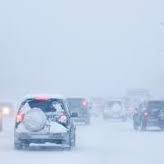
#> input picture weather/images/blizzard.jpeg, 164 x 164 px
$ python -i generator.py   (imports and definitions only)
#> lines starting #> are read from the running program, lines starting #| are printed output that depends on the picture
# generator.py

from reportlab.lib.pagesizes import letter
from reportlab.platypus import SimpleDocTemplate, Table, TableStyle, Image, Paragraph, Spacer
from reportlab.lib.styles import getSampleStyleSheet, ParagraphStyle
from reportlab.lib import colors
from reportlab.pdfbase import pdfmetrics
from reportlab.pdfbase.cidfonts import UnicodeCIDFont
import os

from PIL import Image as PILImage, ImageEnhance, ImageOps
import io

def process_image(img_path):
#> called with img_path = 'images/blizzard.jpeg'
    with PILImage.open(img_path) as im:
#> im is the input picture: PIL image 164x164 RGB; mean R, G, B 194.8, 210, 230.9
        im = im.convert("RGB")  # 确保是 RGB
        # 示例：降低饱和度
        enhancer = ImageEnhance.Color(im)
        im = enhancer.enhance(0.3)  # 0=黑白, 1=原始颜色
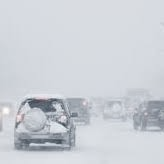
#> im: PIL image 164x164 RGB; mean R, G, B 203.7, 207.9, 214.1
        # 提亮
        enhancer = ImageEnhance.Brightness(im)
        im = enhancer.enhance(1.1)
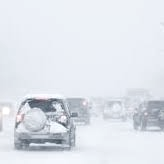
#> im: PIL image 164x164 RGB; mean R, G, B 223.6, 228.1, 235.1
        # 可以加别的效果，比如加浅灰蒙版
        overlay = PILImage.new('RGB', im.size, (230, 230, 230))
#> overlay: PIL image 164x164 RGB; every value is 230
        im = PILImage.blend(im, overlay, 0.1)

        # 保存到内存缓冲区
        img_buffer = io.BytesIO()
        im.save(img_buffer, format="JPEG")
        img_buffer.seek(0)
        return img_buffer

# font
# [1 line not run here, left out]

# output
pdf_path = "outputs/weather_table.pdf"

# ===== Page geometry (adjust margins here) =====
LEFT_MARGIN = 50
RIGHT_MARGIN = 50
TOP_MARGIN = 20
BOTTOM_MARGIN = 20
# ==============================================

# styles
# [1 line that did not run here, left out]
# [1 line that did not run here, left out]
# [6 lines that did not run here, left out]
# [8 lines that did not run here, left out]
# [8 lines that did not run here, left out]

# 表格下方的说明文字样式（小号、灰色）
# [10 lines that did not run here, left out]

# data（英文名, 中文名, 图片文件名, 备注）
weather_data = [
    ("Sunny", "晴天", "sunny.jpeg", "晴朗"),
    ("Cloudy", "多云", "cloudy.jpeg", "有很多云，晴阴之间"),
    ("Overcast", "阴天", "overcast.jpeg", "厚云层，可能会下雨"),
    ("Rainy", "下雨", "rainy.jpeg", "小雨/中雨/大雨"),
    ("Drizzle", "毛毛雨", "drizzle.jpeg", "小而密集的雨点"),
    ("Shower", "阵雨", "shower.jpeg", "短时雨"),
    ("Thunderstorm", "雷雨", "thunderstorm.jpeg", "雷声闪电伴随大雨"),
    ("Snowy", "下雪", "snowy.jpeg", "雪花飘落"),
    ("Blizzard", "暴风雪", "blizzard.jpeg", "大雪+大风"),
    ("Sleet", "雨夹雪", "sleet.jpeg", "雨和雪同时降落"),
    ("Hail", "冰雹", "hail.jpeg", "冰块随雨降落"),
    ("Foggy", "有雾", "foggy.jpeg", "有雾气，视线模糊"),
    ("Misty", "薄雾", "misty.jpeg", "较轻微的雾气"),
    ("Frost", "霜冻", "frost.jpeg", "低温下地面结晶"),
    ("Windy", "大风", "windy.jpeg", "风力较强"),
    ("Sandstorm", "沙尘暴", "sandstorm.jpeg", "风扬起大量沙尘"),
    ("Lightning", "闪电", "lightning.jpeg", "电流放电现象"),
    ("Hurricane", "飓风", "hurricane.jpeg", "大西洋/东太平洋强气旋"),
    ("Typhoon", "台风", "typhoon.jpeg", "西太平洋强气旋"),
    ("Tornado", "龙卷风", "tornado.jpeg", "旋转空气柱，漏斗状"),
]

# header
table_data = [["English Name", "中文名称", "示例图片", "备注"]]

# images
image_folder = "images"

# 遍历数据前，先按英文名排序
weather_data_sorted = sorted(weather_data, key=lambda x: x[0])

# 遍历鞋子数据
# [13 lines not run here, left out]

# 创建表格
# [1 line that did not run here, left out]
# [16 lines not run here, left out]

# 生成 PDF
# [8 lines that did not run here, left out]

# [5 lines that did not run here, left out]

# [3 lines not run here, left out]

>>> result = process_image('images/blizzard.jpeg')
